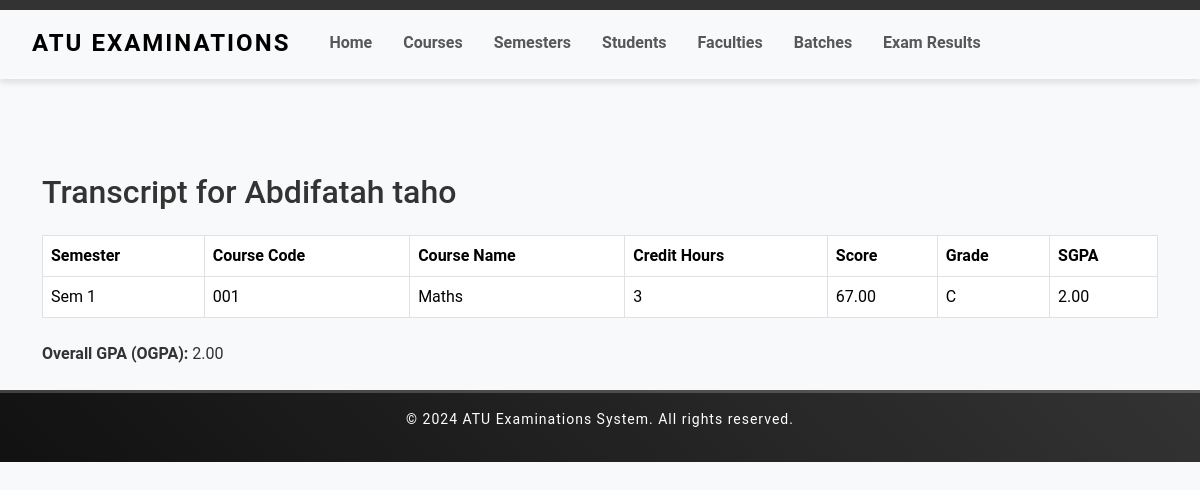
/students/1/transcript/, run on an earlier commit of the app's database.
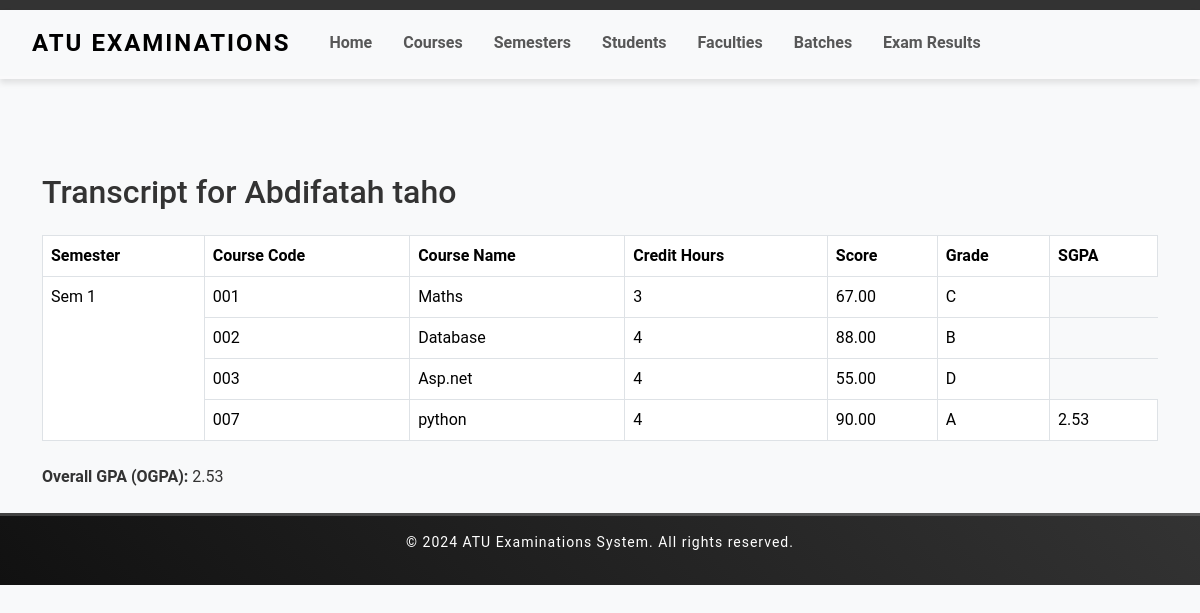
And on a later commit of the database.
### examination/models.py (models this page shows, shortened)
class Semester(models.Model):
    name = models.CharField(max_length=50)
    start_date = models.DateField()
    end_date = models.DateField()
    courses = models.ManyToManyField(Course, related_name='semesters')

class ExamResult(models.Model):
    student = models.ForeignKey(Student, on_delete=models.CASCADE, related_name='exam_results')
    course = models.ForeignKey(Course, on_delete=models.CASCADE)
    semester = models.ForeignKey(Semester, on_delete=models.CASCADE)
    score = models.DecimalField(max_digits=5, decimal_places=2)

class Course(models.Model):
    code = models.CharField(max_length=10, unique=True)
    name = models.CharField(max_length=100)
    credit_hours = models.PositiveIntegerField()

### examination/views.py (the view)
# urls.py: path('students/<int:student_id>/transcript/', generate_transcript, name='generate_transcript'),
def generate_transcript(request, student_id):
    student = Student.objects.get(pk=student_id)
    exam_results = student.exam_results.select_related('course', 'semester')
    semesters = {}
    total_credits = 0
    total_points = 0
    for result in exam_results:
        semester = result.semester
        if semester not in semesters:
            semesters[semester] = {
                'courses': [],
                'credits': 0,
                'points': 0,
                'sgpa': 0
            }
        credits = result.course.credit_hours
        points = calculate_gpa_points(result.score) * credits  # Calculate points based on GPA points
        grade = ''
        if 90 <= result.score <= 100:
            grade = 'A'
        elif 75 <= result.score < 90:
            grade = 'B'
        elif 60 <= result.score < 75:
            grade = 'C'
        else:
            grade = 'D'  # D or lower
        result.grade = grade
        semesters[semester]['courses'].append(result)
        semesters[semester]['credits'] += credits
        semesters[semester]['points'] += points
        total_credits += credits
        total_points += points
    for semester in semesters:
        if semesters[semester]['credits'] > 0:
            semesters[semester]['sgpa'] = semesters[semester]['points'] / semesters[semester]['credits']
    ogpa = total_points / total_credits if total_credits > 0 else 0
    context = {
        'student': student,
        'semesters': semesters,
        'ogpa': ogpa,
    }
    return render(request, 'students/transcript.html', context)

### examination/views.py (called while the page is built)
def calculate_gpa_points(score):
    if 90 <= score <= 100:
        return 4.0  # A
    elif 75 <= score < 90:
        return 3.0  # B
    elif 60 <= score < 75:
        return 2.0  # C
    else:
        return 1.0  # D

### Templates/students/transcript.html (shortened to what this page needs)
{% extends "examination/home.html" %}
{% block content %}
<div class="container mt-4">
    <h2>Transcript for {{ student.firstname }} {{ student.last_name }}</h2>
    <table class="table table-bordered mt-4">
        <thead>
            <tr>
                <th>Semester</th>
                <th>Course Code</th>
                <th>Course Name</th>
                <th>Credit Hours</th>
                <th>Score</th>
                <th>Grade</th>
                <th>SGPA</th>
            </tr>
        </thead>
        <tbody>
            {% for semester, data in semesters.items %}
                {% for course in data.courses %}
                <tr>
                    {% if forloop.first %}
                    <td rowspan="{{ data.courses|length }}">{{ semester.name }}</td>
                    {% endif %}
                    <td>{{ course.course.code }}</td>
                    <td>{{ course.course.name }}</td>
                    <td>{{ course.course.credit_hours }}</td>
                    <td>{{ course.score }}</td>
                    <td>{{ course.grade }}</td>
                    {% if forloop.last %}
                    <td rowspan="{{ data.courses|length }}">{{ data.sgpa|floatformat:2 }}</td>
                    {% endif %}
                </tr>
                {% endfor %}
            {% endfor %}
        </tbody>
    </table>
    <div class="mt-4">
        <strong>Overall GPA (OGPA):</strong> {{ ogpa|floatformat:2 }}
    </div>
</div>
{% endblock %}

What changed in the data, as far as the page shows it:
shown differently, row unchanged: ExamResult "Maths": sgpa "2.00" → (not shown)
added ExamResult: course.code "002", course.name "Database", course.credit_hours "4", score "88.00", grade "B"
added ExamResult: course.code "003", course.name "Asp.net", course.credit_hours "4", score "55.00", grade "D"
added ExamResult: course.code "007", course.name "python", course.credit_hours "4", score "90.00", grade "A", sgpa "2.53"
Also different on the page:
{{ ogpa|floatformat:2 }}: "2.00" → "2.53"
